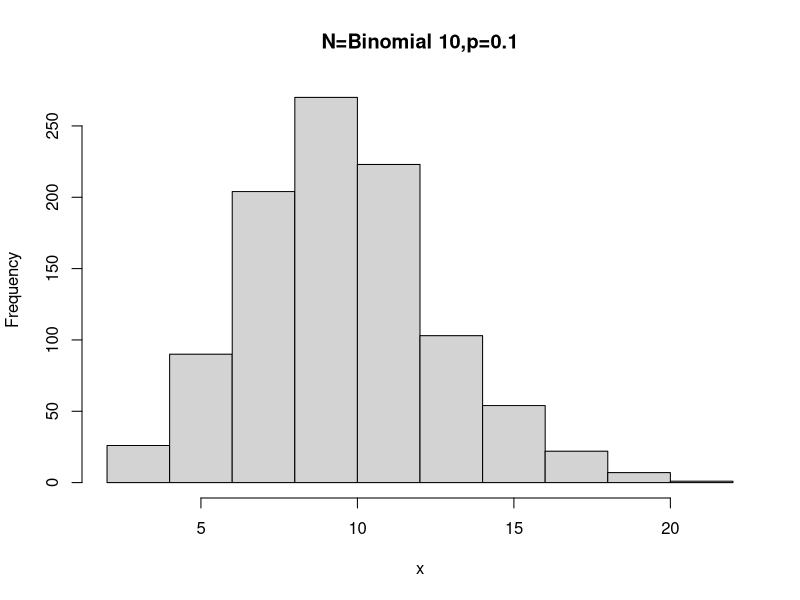
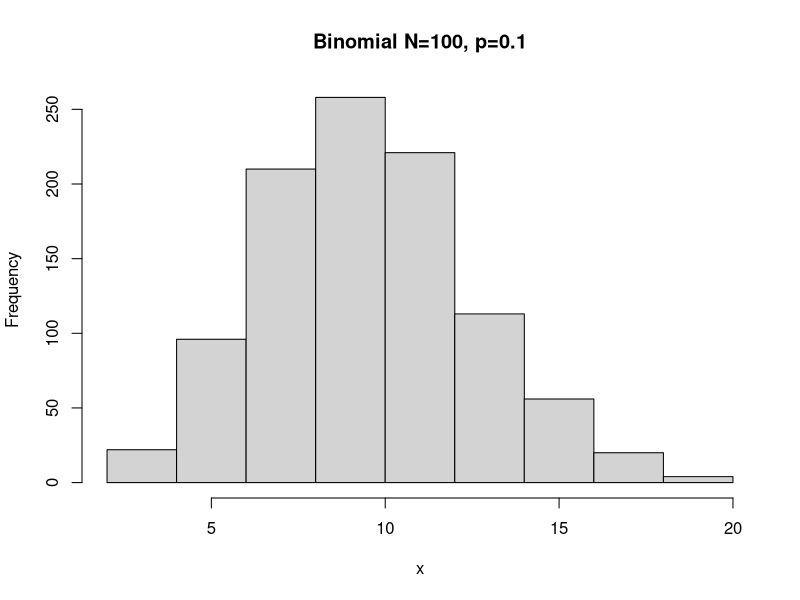
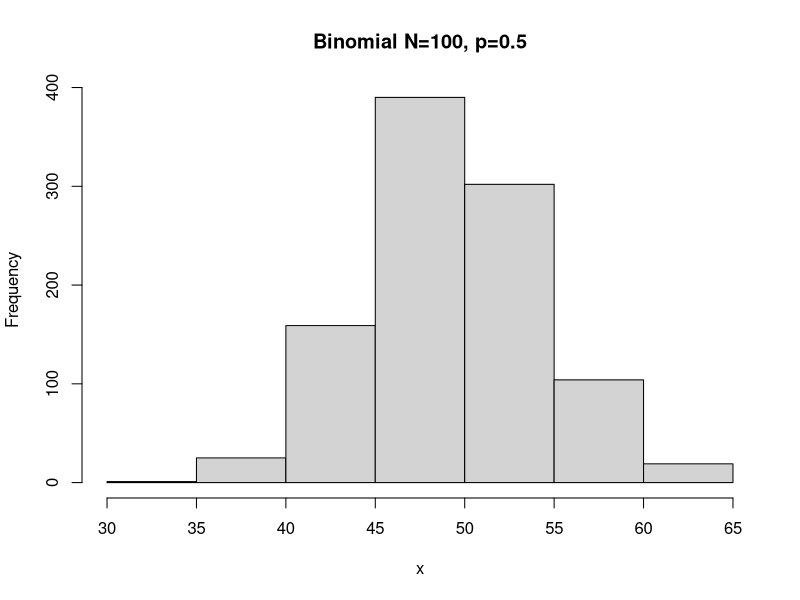
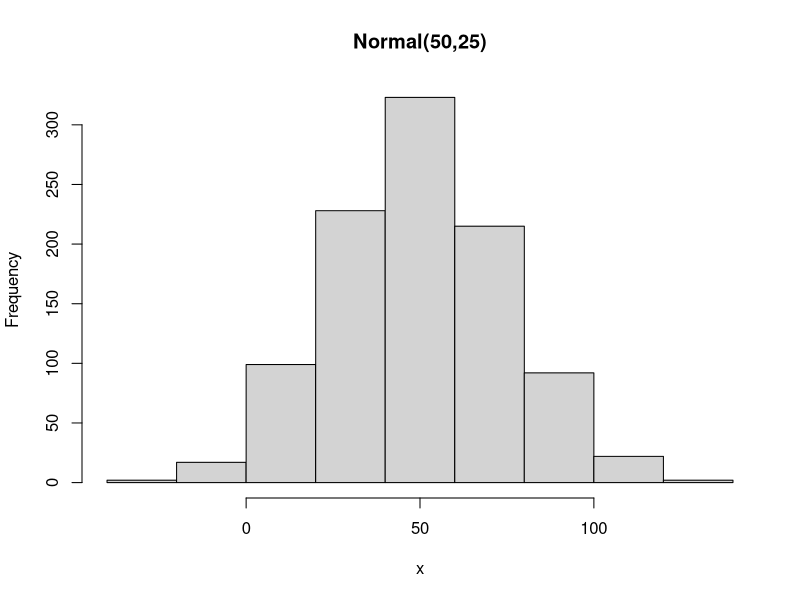
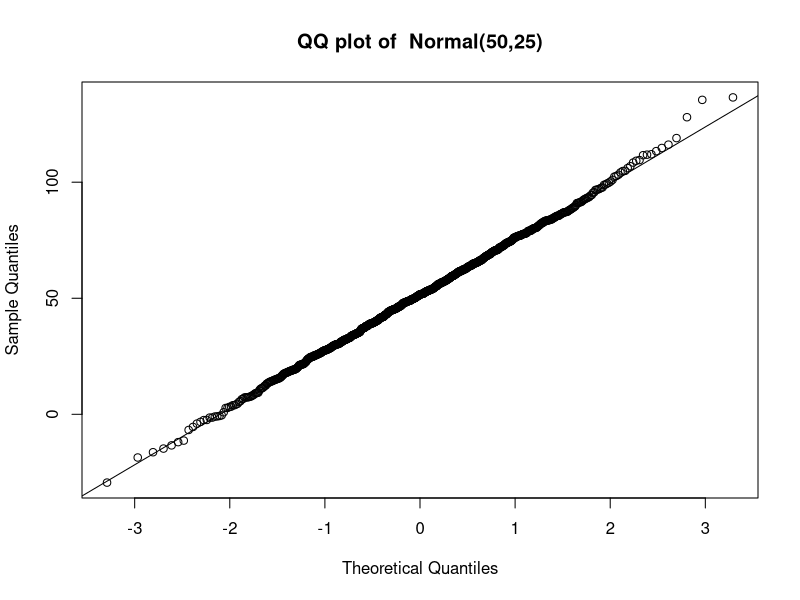
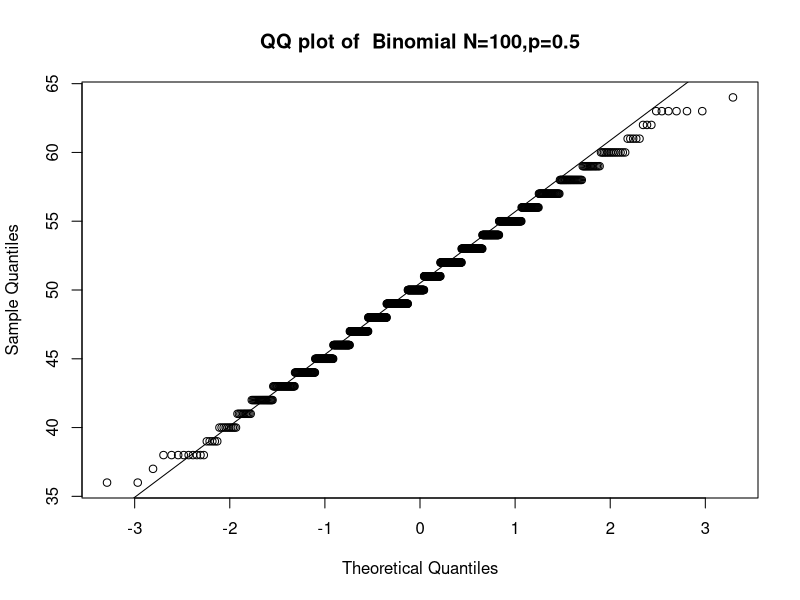

These figures' R source, in order:
## ---- chunk 1
x <- rbinom(1000, 100, 0.1)
## ---- chunk 2
hist(x, main="N=Binomial 10,p=0.1")
## ---- chunk 3
x <- rbinom(1000, 100, 0.1)
hist(x, main="Binomial N=100, p=0.1")
## ---- chunk 4
x <- rbinom(1000, 100, 0.5)
hist(x, main="Binomial N=100, p=0.5")
## ---- chunk 5
x <- rnorm(1000, 50, 25)
hist(x, main="Normal(50,25)")
## ---- chunk 6
x.normal <- rnorm(1000, 50, 25)
qqnorm(x.normal,  main="QQ plot of  Normal(50,25)")
qqline(x.normal)
## ---- chunk 7
y.binomial <- rbinom(1000, 100, 0.5)
qqnorm(y.binomial,  main="QQ plot of  Binomial N=100,p=0.5")
qqline(y.binomial)
